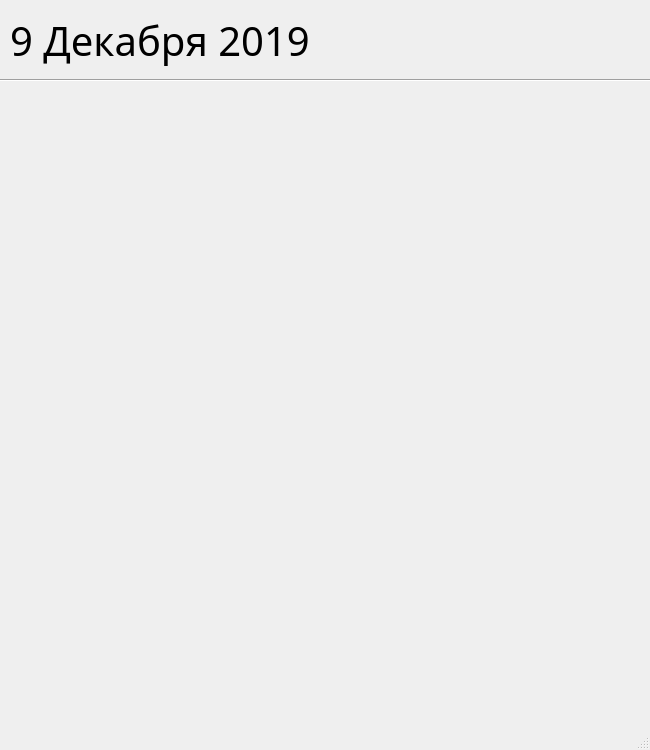
<?xml version="1.0" encoding="UTF-8"?>
<ui version="4.0">
 <class>Planner</class>
 <widget class="QMainWindow" name="Planner">
  <property name="geometry">
   <rect>
    <x>0</x>
    <y>0</y>
    <width>650</width>
    <height>750</height>
   </rect>
  </property>
  <property name="windowTitle">
   <string>Ежедневник</string>
  </property>
  <property name="windowIcon">
   <iconset>
    <normalon>:/icons/img/icon_dairy1.png</normalon>
   </iconset>
  </property>
  <widget class="QWidget" name="centralwidget">
   <widget class="QLabel" name="label">
    <property name="geometry">
     <rect>
      <x>10</x>
      <y>10</y>
      <width>1278</width>
      <height>60</height>
     </rect>
    </property>
    <property name="font">
     <font>
      <family>Monotype Corsiva</family>
      <pointsize>30</pointsize>
     </font>
    </property>
    <property name="text">
     <string>9 Декабря 2019</string>
    </property>
   </widget>
   <widget class="Line" name="line">
    <property name="geometry">
     <rect>
      <x>-3</x>
      <y>70</y>
      <width>841</width>
      <height>20</height>
     </rect>
    </property>
    <property name="orientation">
     <enum>Qt::Horizontal</enum>
    </property>
   </widget>
  </widget>
  <widget class="QMenuBar" name="menubar">
   <property name="geometry">
    <rect>
     <x>0</x>
     <y>0</y>
     <width>650</width>
     <height>26</height>
    </rect>
   </property>
  </widget>
  <widget class="QStatusBar" name="statusbar"/>
 </widget>
 <resources/>
 <connections/>
</ui>
